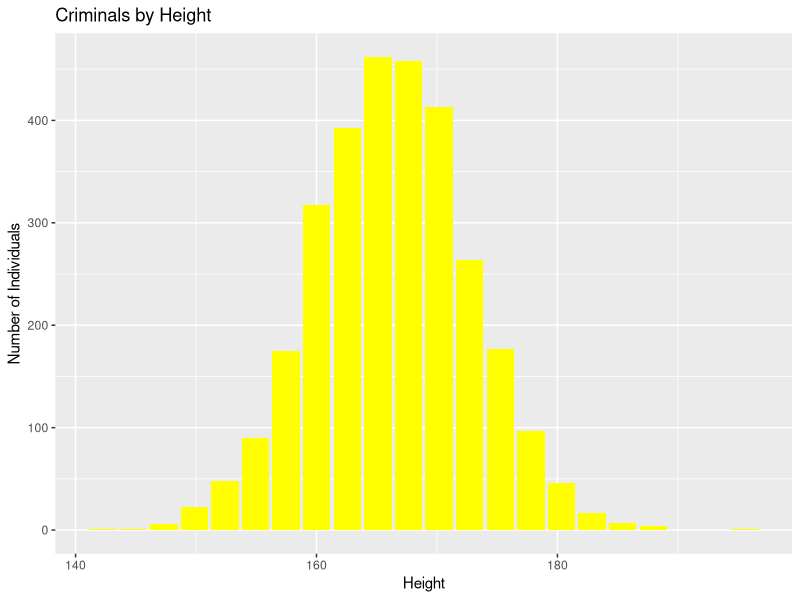

This figure's R source:
## ---- chunk 1
data("crimtab")
df <- data.frame(
  Height = as.numeric(colnames(crimtab)),
  Count = colSums(crimtab)
)
library(ggplot2)
ggplot(df, aes(x = Height, y = Count)) +
  geom_col(fill = "yellow") +
  labs(
    title = "Criminals by Height",
    x = "Height",
    y = "Number of Individuals"
  )

